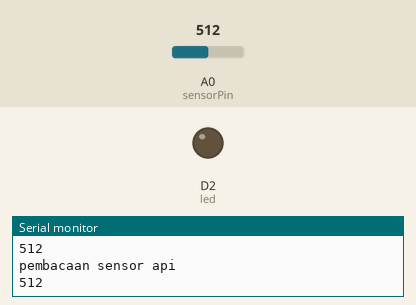
This sketch was run on a simulated ESP8266 (NodeMCU). Shown: output pins drawn as LEDs (lit = HIGH), the last lines printed to the serial monitor. Dashed ring = blinking. Inputs (shaded band) come from the test bench; at power-on: A0 (sensorPin) = 512.

Above: at 1.3 s.
1.4 s: A0 (sensorPin) set to 108
2.9 s: A0 (sensorPin) set to 92
At 3.7 s:
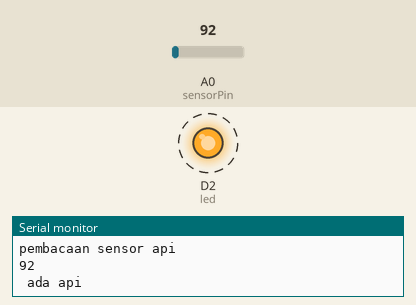
6.0 s: A0 (sensorPin) set to 110
At 7.2 s:
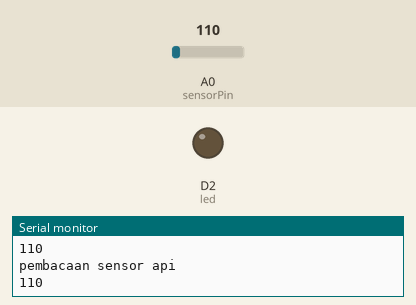
7.6 s: A0 (sensorPin) set to 90
At 8.1 s:
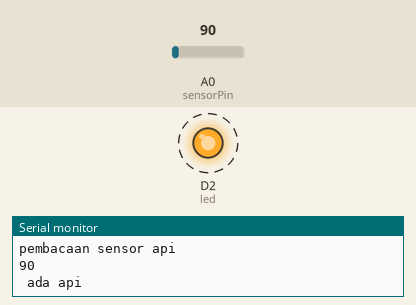
Timing chart, 0 to 11.7 s (numbered marks = the images above; inputs shaded):
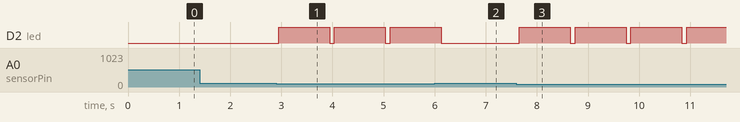

Measured:
- the behaviour switches between 100 and 99 on A0 (sensorPin) (found by bisection; images 0 and 1)
- after the input at 2.9 s, D2 (led): alternates HIGH for 1.0 s and LOW for 0.09 s, starting after 0.05 s
- after the input at 6.0 s, D2 (led): goes on until 6.1 s, then stays LOW
- after the input at 7.6 s, D2 (led): alternates HIGH for 1.0 s and LOW for 0.09 s, starting after 0.06 s

The sketch:

sensor_api.ino
```cpp
#include<SoftwareSerial.h>

int sensorPin = A0; //pin yg di gunakan

int sensorValue = 0;

int led = D2; // pin led yg di gunakan

int buzzer = 4; // pin buzzer

void setup(){

   Serial.begin(9600);
   pinMode(led, OUTPUT);
   pinMode(buzzer, OUTPUT);


  }

void loop()
{
  Serial.println("pembacaan sensor api");

  sensorValue = analogRead(sensorPin);

  Serial.println(sensorValue);

  if (sensorValue < 100)
  {
    Serial.println(" ada api");
    digitalWrite(led,HIGH);
    digitalWrite(buzzer, HIGH);
    delay(1000);

    }
  digitalWrite(led,LOW);
  digitalWrite(buzzer, LOW);
  delay(sensorValue);

  }
```
